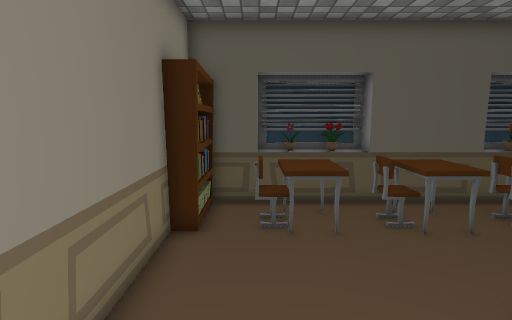
[1] (above)

12 first-person views from a walk through a 3-D level made in the Unity game engine. The camera is 1.5 m above the floor, tilts 8° down and sees 80° across. The floor is counted in squares, 0.5 m on a side. Each view is taken from the middle of a square. On the plan, view 1 faces up. The plan holds only what a view shows up to about 20 squares ahead; the rest is blank. The player character is not drawn. Some animated figures are left out. Some surface patterns are stand-ins.

[2]
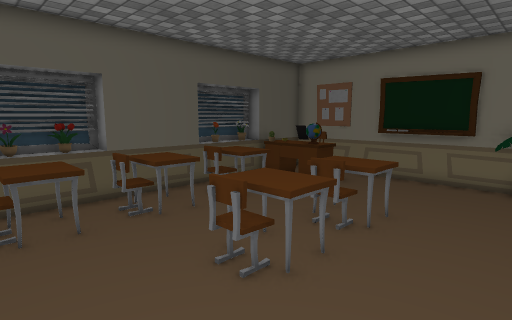

[3]
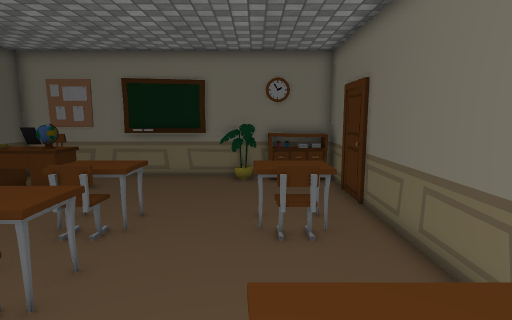

[4]
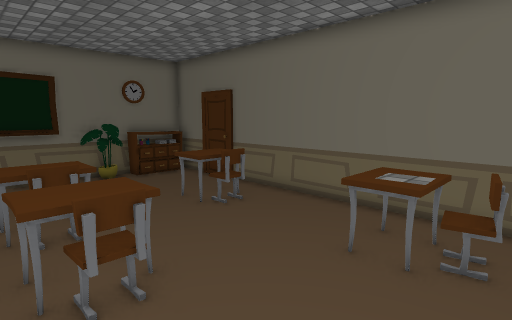

[5]
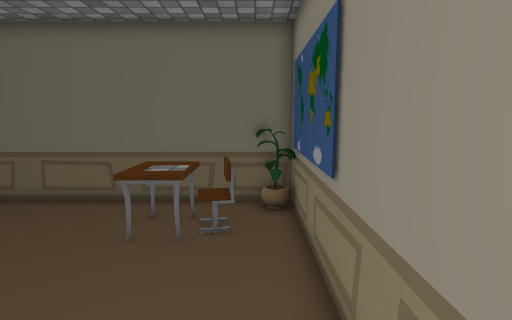

[6]
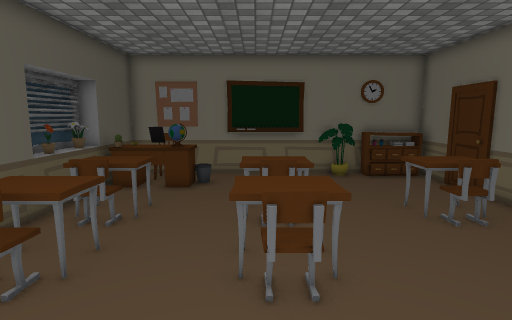

[7]
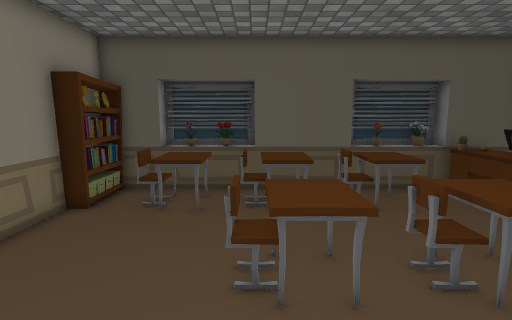

[8]
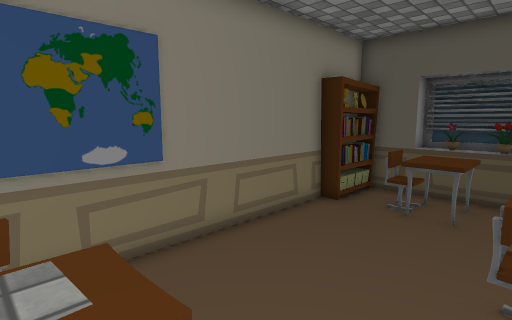

[9]
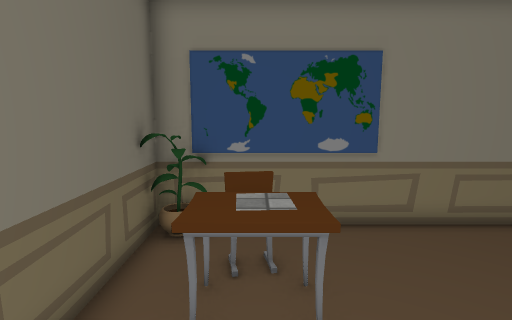

[10]
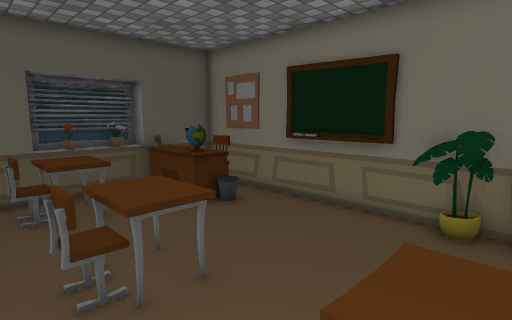

[11]
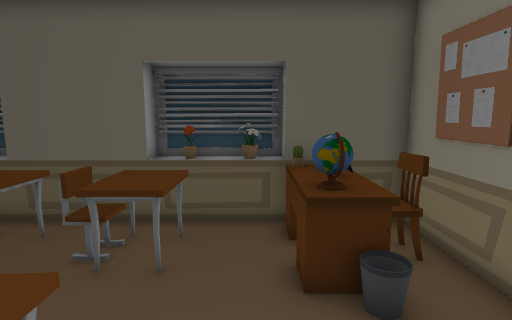

[12]
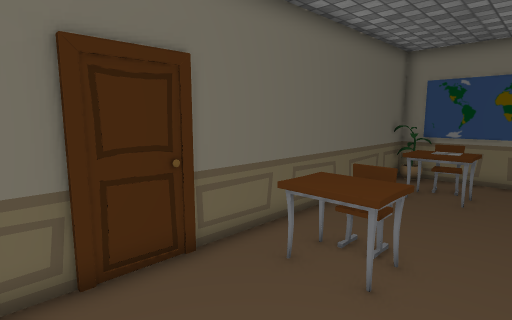

### Floor plan
Key: @ floor where view 1 was taken; # wall or solid block; . floor; = window, fence, low wall or low ledge; ^ raised ledge; B bookshelf; C chair; P plant; O other object.
Columns run from 2 left of view 1 to 15 right of it. Each row starts with its distance up from view 1.
 11 B#################
 10 BB ^^^^^^^^^  P^^^
  9 BBC^^^C^^C^^..^^C#
  8 BBC^^.C^^C^^..^^C#
  7 #.............OO.#
  6 #................#
  5 #......... #.....#
  4 #.....C^^C^^.....#
  3 #.....^^^#^^.....#
  2 #.....=.=.==.....#
  1 #................#
  0 #.@..............#
 -1 #..^^.....^^.....#
 -2 #.O^^....C^^....OO
 -3 #.C^^.....^^....OO
 -4 #P............. OO
 -5 ##################

Positions as (right, up) in squares from view 1, and headings:
1: (0, 0), facing up
2: (0, -1), facing up-right
3: (0, -1), facing right
4: (-1, 5), facing down-right
5: (-1, 6), facing down
6: (-1, 4), facing right
7: (4, -2), facing up
8: (4, -2), facing up-left
9: (6, -2), facing left
10: (6, -2), facing up-right
11: (11, 2), facing up
12: (14, 1), facing down-left
